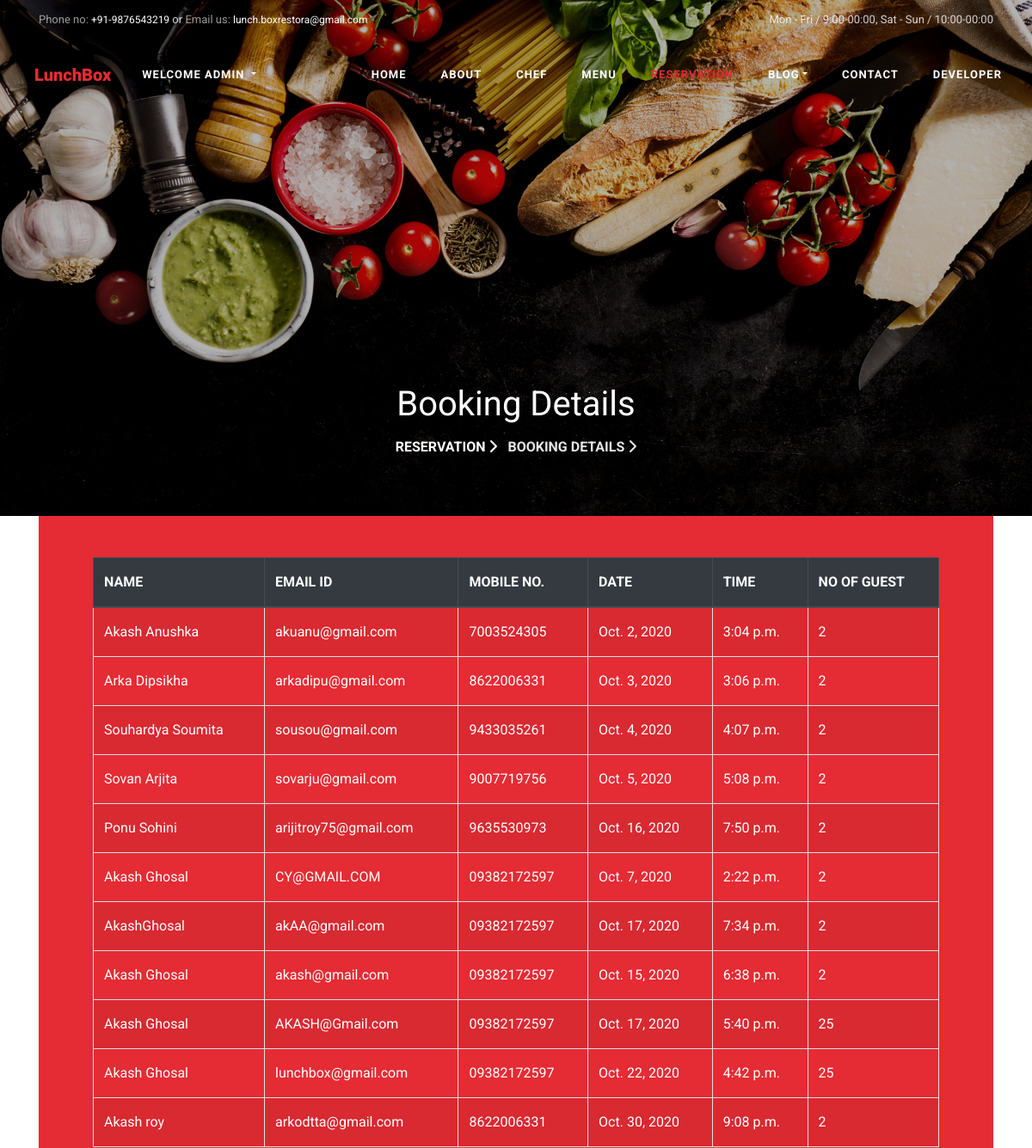
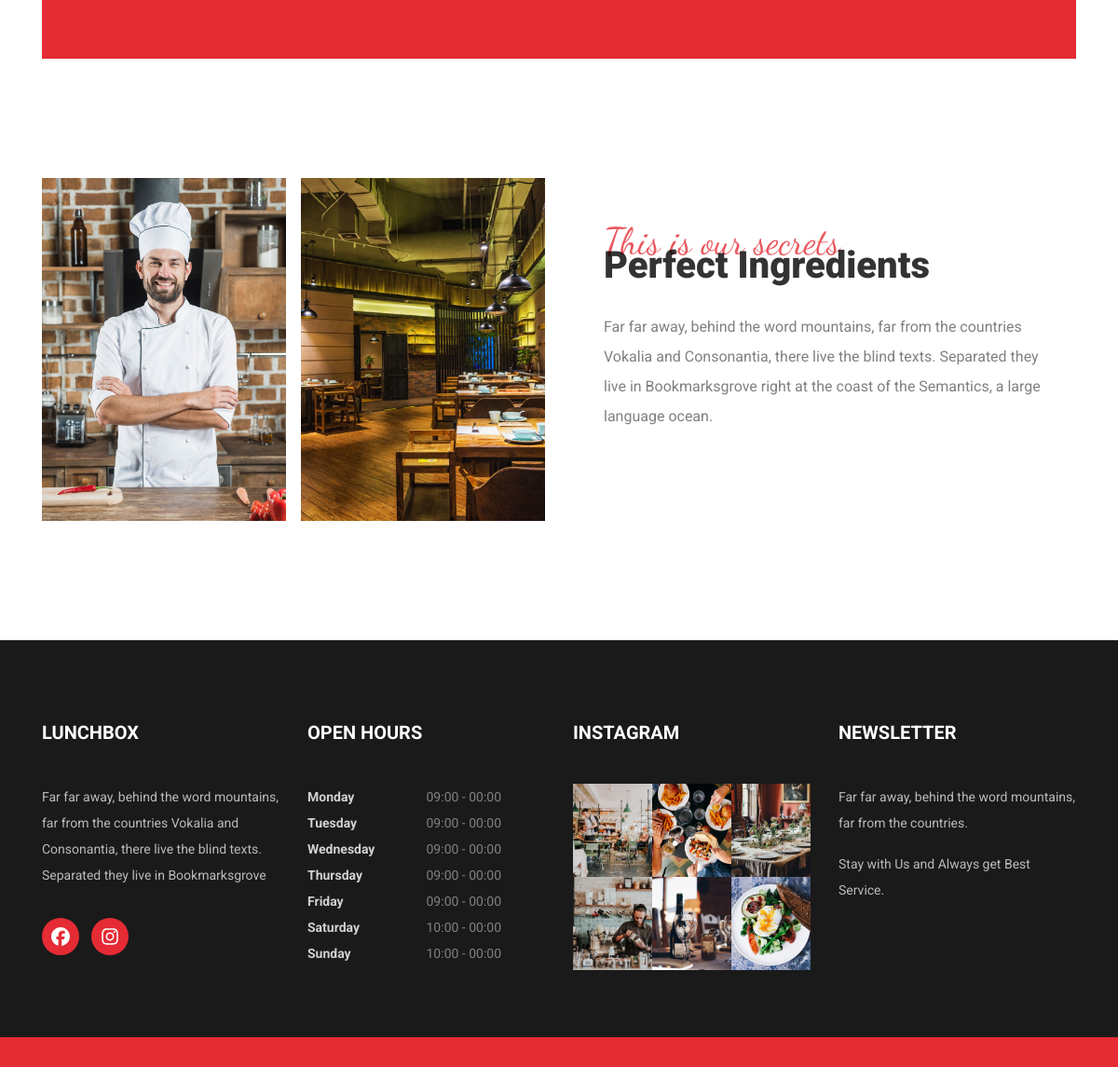
The page /bookings/ (signed in) on the database its author committed (2 pictures, top to bottom).
### mainapp/models.py (models this page shows, shortened)
class Reservation(models.Model):
    name=models.CharField(max_length=50)
    email=models.EmailField()
    phone=models.CharField(max_length=13)
    date=models.DateField()
    time=models.TimeField()
    guest=models.PositiveIntegerField()
    class Meta:
        verbose_name_plural = "2. Reservations"

### mainapp/views.py (the view)
# urls.py: path('bookings/',views.bookings,name='bookings'),
def bookings(request):
    all_bookings=Reservation.objects.all()
    return render(request,'mainapp/bookings.html',{"Details":all_bookings})

### mainapp/templates/mainapp/bookings.html (shortened to what this page needs)
<!DOCTYPE html>
<html lang="en">
<head>
	{% load static %}
	<link rel="stylesheet" href="https://stackpath.bootstrapcdn.com/font-awesome/4.7.0/css/font-awesome.min.css">
	<link rel="stylesheet" href="{% static 'mainapp/css/all.min.css' %}">
	<link rel="stylesheet" href="{% static 'mainapp/css/animate.css' %}">
	<link rel="stylesheet" href="{% static 'mainapp/css/owl.carousel.min.css' %}">
	<link rel="stylesheet" href="{% static 'mainapp/css/owl.theme.default.min.css' %}">
	<link rel="stylesheet" href="{% static 'mainapp/css/magnific-popup.css' %}">
	<link rel="stylesheet" href="{% static 'mainapp/css/bootstrap-datepicker.css' %}">
	<link rel="stylesheet" href="{% static 'mainapp/css/jquery.timepicker.css' %}">
	<link rel="stylesheet" href="{% static 'mainapp/css/flaticon.css' %}">
	<link rel="stylesheet" href="{% static 'mainapp/css/style.css' %}">
	<link rel="stylesheet" href="{% static 'mainapp/fontawesome/css/font-awesome.min.css' %}">
</head>
<body>
	<div class="wrap">
		<div class="container">
			<div class="row justify-content-between">
				<div class="col-12 col-md d-flex align-items-center ">
					<p class="mb-0 phone"><span class="mailus">Phone no:</span> <a href="tel://9876543219">+91-9876543219</a> or <span class="mailus">Email us:</span> <a href="mailto:lunch.boxrestora@gmail.com">lunch.boxrestora@gmail.com</a></p>
				</div>
				<div class="col-12 col-md d-flex justify-content-md-end">
					<p class="mb-0">Mon - Fri / 9:00-00:00, Sat - Sun / 10:00-00:00 </p>
				</div>
			</div>
		</div>
	</div>
	<nav class="navbar navbar-expand-lg navbar-dark ftco_navbar bg-dark ftco-navbar-light" id="ftco-navbar">
		<div class="container-fluid">
			<a class="navbar-brand" href="{% url 'home' %}">LunchBox</a>
			<ul class="navbar-nav">
				<li class="nav-item dropdown">
					<a class="nav-link dropdown-toggle" id="navbarDropdown" role="button" data-toggle="dropdown" aria-haspopup="true" aria-expanded="false">
						<b>welcome
							{{request.user}}</b>
					</a>
				  </li>
			</ul>
			<div class="collapse navbar-collapse" id="ftco-nav">
                <ul class="navbar-nav ml-auto">
                 <li class="nav-item"><a href="{% url 'home' %}" class="nav-link"><b>Home</b></a></li>
                 <li class="nav-item"><a href="/about" class="nav-link"><b>About</b></a></li>
                 <li class="nav-item"><a href="/chef" class="nav-link"><b>Chef</b></a></li>
                 <li class="nav-item"><a href="/menu" class="nav-link"><b>Menu</b></a></li>
                 <li class="nav-item active"><a href=" " class="nav-link"><b>Reservation</b></a></li>
                 <li class="nav-item dropdown"><a class="nav-link dropdown-toggle"  id="navbarDropdown" role="button" data-toggle="dropdown" aria-haspopup="true" aria-expanded="false"><b>Blog</b></a>
                 </li>
                 <li class="nav-item"><a href="/contact" class="nav-link"><b>Contact</b></a></li>
                 <li class="nav-item"><a href="/developer" class="nav-link"><b>Developer</b></a></li>
			   </ul>
            </div>
		</div>
	</nav>
	<section class="hero-wrap hero-wrap-2" style="background-image: url('/static/mainapp/images/bg_5.jpg');" data-stellar-background-ratio="0.5">
		<div class="overlay"></div>
		<div class="container">
			<div class="row no-gutters slider-text align-items-end justify-content-center">
				<div class="col-md-9 ftco-animate text-center mb-5">
					<h1 class="mb-2 bread">Booking Details</h1>
					<p class="breadcrumbs"><span class="mr-2"><a href="/reserve">Reservation <i class="fa fa-chevron-right"></i></a></span> <span>Booking Details <i class="fa fa-chevron-right"></i></span></p>
				</div>
			</div>
		</div>
	</section>
	<section class="ftco-section ftco-wrap-about ftco-no-pb ftco-no-pt">
		<div class="container">
			<div class="row no-gutters">
				<div class="col-sm-12 p-4 p-md-5 d-flex align-items-center justify-content-center bg-primary">
				<div class="col-md-12">
					<table class="table table-bordered table-striped table-hover">
						<thead class="thead-dark">
							<tr>
								<th>NAME</th>
								<th>EMAIL ID</th>
								<th>MOBILE NO.</th>
								<th>DATE</th>
								<th>TIME</th>
								<th>NO OF GUEST</th>
							</tr>
						</thead>
						<tbody>
							{% for data in Details %}
								<tr>
									<td style="color: white;">{{data.name}}</td>
									<td style="color: white;">{{data.email}}</td>
									<td style="color: white;">{{data.phone}}</td>
									<td style="color: white;">{{data.date}}</td>
									<td style="color: white;">{{data.time}}</td>
									<td style="color: white;">{{data.guest}}</td>
								</tr>
							{% endfor%}
						</tbody>
					</table>
				</div>
                </div>
            </div>
		</div>
	</section>
	<section class="ftco-section">
		<div class="container">
			<div class="row d-flex">
				<div class="col-md-6 d-flex">
					<div class="img img-2 w-100 mr-md-2" style="background-image: url(/static/mainapp/images/bg_6.jpg);"></div>
					<div class="img img-2 w-100 ml-md-2" style="background-image: url(/static/mainapp/images/bg_4.jpg);"></div>
				</div>
				<div class="col-md-6 ftco-animate makereservation p-4 p-md-5">
					<div class="heading-section ftco-animate mb-5">
						<span class="subheading">This is our secrets</span>
						<h2 class="mb-4">Perfect Ingredients</h2>
						<p>Far far away, behind the word mountains, far from the countries Vokalia and Consonantia, there live the blind texts. Separated they live in Bookmarksgrove right at the coast of the Semantics, a large language ocean.
						</p>
					</div>
				</div>
			</div>
		</div>
	</section>
	<footer class="ftco-footer ftco-no-pb ftco-section">
		<div class="container">
			<div class="row mb-5">
				<div class="col-md-6 col-lg-3">
					<div class="ftco-footer-widget mb-4">
						<h2 class="ftco-heading-2">LunchBox</h2>
						<p>Far far away, behind the word mountains, far from the countries Vokalia and Consonantia, there live the blind texts. Separated they live in Bookmarksgrove</p>
						<ul class="ftco-footer-social list-unstyled float-md-left float-lft mt-3">
							<li class="ftco-animate"><a href="https://www.facebook.com/LunchBoxOttawa/"><span><i class="fab fa-facebook"></i></span></a></li>
							<li class="ftco-animate"><a href="https://www.instagram.com/lunchboxottawa/"><span><i class="fab fa-instagram"></i></span></a></li>
						  </ul>
					</div>
				</div>
				<div class="col-md-6 col-lg-3">
					<div class="ftco-footer-widget mb-4">
						<h2 class="ftco-heading-2">Open Hours</h2>
						<ul class="list-unstyled open-hours">
							<li class="d-flex"><span>Monday</span><span>09:00 - 00:00</span></li>
							<li class="d-flex"><span>Tuesday</span><span>09:00 - 00:00</span></li>
							<li class="d-flex"><span>Wednesday</span><span>09:00 - 00:00</span></li>
							<li class="d-flex"><span>Thursday</span><span>09:00 - 00:00</span></li>
							<li class="d-flex"><span>Friday</span><span>09:00 - 00:00</span></li>
							<li class="d-flex"><span>Saturday</span><span>10:00 - 00:00</span></li>
							<li class="d-flex"><span>Sunday</span><span>10:00 - 00:00</span></li>
						</ul>
					</div>
				</div>
				<div class="col-md-6 col-lg-3">
					<div class="ftco-footer-widget mb-4">
						<h2 class="ftco-heading-2">Instagram</h2>
						<div class="thumb d-sm-flex">
							<a href="https://drive.google.com/file/d/1zyFmZR5KDbyP_fv7VPDGHe_pBYfKEtF6/view?usp=sharing" class="thumb-menu img" style="background-image: url(/static/mainapp/images/insta-1.jpg);">
							</a>
							<a href="https://drive.google.com/file/d/1HX8Vun4v9Coj5vwzJICtkrswO4NBp-mD/view?usp=sharing" class="thumb-menu img" style="background-image: url(/static/mainapp/images/insta-2.jpg);">
							</a>
							<a href="https://drive.google.com/file/d/1gUN3M-1EYicP82St5f1ThRuvTG_qQNpi/view?usp=sharing" class="thumb-menu img" style="background-image: url(/static/mainapp/images/insta-3.jpg);">
							</a>
						</div>
						<div class="thumb d-flex">
							<a href="https://drive.google.com/file/d/1RHwvG-NnYxvH5io23SkxmqowFd3NLeWw/view?usp=sharing" class="thumb-menu img" style="background-image: url(/static/mainapp/images/insta-4.jpg);">
							</a>
							<a href="https://drive.google.com/file/d/1dZdnuv8NeA9MJdISKirPFNvN83Z_F5A2/view?usp=sharing" class="thumb-menu img" style="background-image: url(/static/mainapp/images/insta-5.jpg);">
							</a>
							<a href="https://drive.google.com/file/d/126vUOA3aFqUMqXxnp4Yf4BaCS3MqTxfA/view?usp=sharing" class="thumb-menu img" style="background-image: url(/static/mainapp/images/insta-6.jpg);">
							</a>
						</div>
					</div>
				</div>
				<div class="col-md-6 col-lg-3">
					<div class="ftco-footer-widget mb-4">
						<h2 class="ftco-heading-2">Newsletter</h2>
						<p>Far far away, behind the word mountains, far from the countries.</p>
						<p>Stay with Us and Always get Best Service.</p>
					</div>
				</div>
			</div>
		</div>
		<div class="container-fluid px-0 bg-primary py-3">
		</footer>
	</body>
	</html>

### rows shown on the page
Reservation: name "Akash Anushka", email "akuanu@gmail.com", phone "7003524305", date "Oct. 2, 2020", time "3:04 p.m.", guest "2"
Reservation: name "Arka Dipsikha", email "arkadipu@gmail.com", phone "8622006331", date "Oct. 3, 2020", time "3:06 p.m.", guest "2"
Reservation: name "Souhardya Soumita", email "sousou@gmail.com", phone "9433035261", date "Oct. 4, 2020", time "4:07 p.m.", guest "2"
Reservation: name "Sovan Arjita", email "sovarju@gmail.com", phone "9007719756", date "Oct. 5, 2020", time "5:08 p.m.", guest "2"
Reservation: name "Ponu Sohini", email "arijitroy75@gmail.com", phone "9635530973", date "Oct. 16, 2020", time "7:50 p.m.", guest "2"
Reservation: name "Akash Ghosal", email "CY@GMAIL.COM", phone "09382172597", date "Oct. 7, 2020", time "2:22 p.m.", guest "2"
Reservation: name "AkashGhosal", email "akAA@gmail.com", phone "09382172597", date "Oct. 17, 2020", time "7:34 p.m.", guest "2"
Reservation: name "Akash Ghosal", email "akash@gmail.com", phone "09382172597", date "Oct. 15, 2020", time "6:38 p.m.", guest "2"
Reservation: name "Akash Ghosal", email "AKASH@Gmail.com", phone "09382172597", date "Oct. 17, 2020", time "5:40 p.m.", guest "25"
Reservation: name "Akash Ghosal", email "lunchbox@gmail.com", phone "09382172597", date "Oct. 22, 2020", time "4:42 p.m.", guest "25"
Reservation: name "Akash roy", email "arkodtta@gmail.com", phone "8622006331", date "Oct. 30, 2020", time "9:08 p.m.", guest "2"

### other values the page prints
{{ request.user }} "ADMIN"
